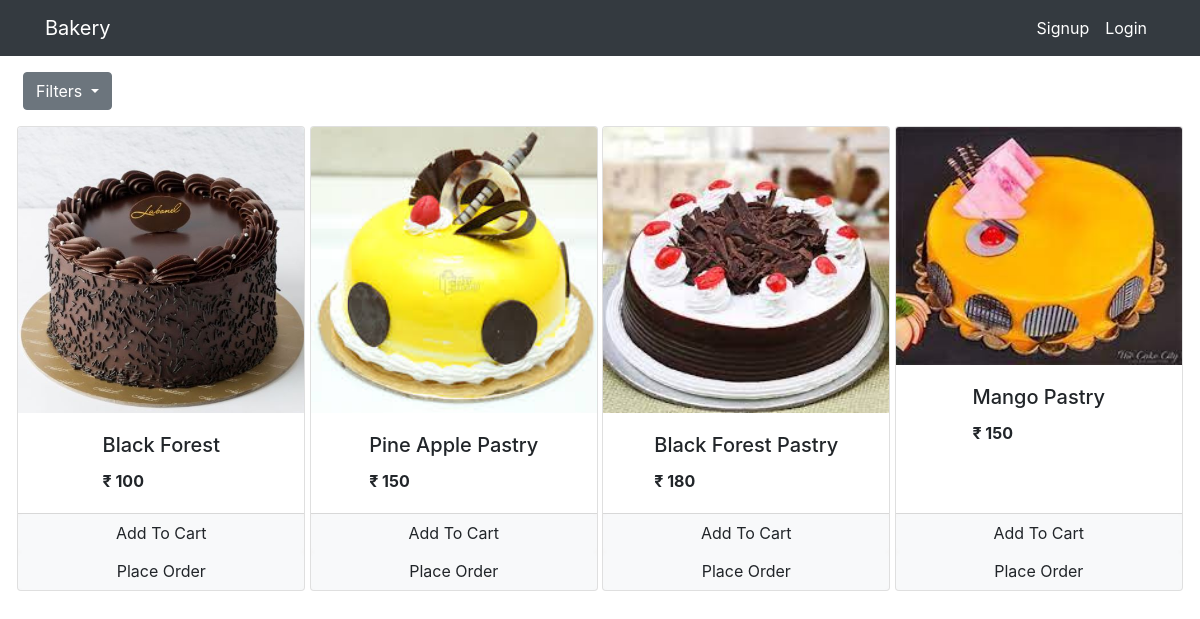
The app's page /?category=4 with its own data.
### Bakery/models.py (models this page shows, shortened)
class Product(models.Model):
    name = models.CharField(max_length=100, null=True)
    quantity = models.PositiveIntegerField(null=True)
    price = models.PositiveIntegerField(null=True)
    category = models.ForeignKey(Category, on_delete=models.CASCADE,default=1)
    image = models.ImageField(upload_to='uploads/products/', default='default_image.jpeg')
    @staticmethod
    def get_all_products_by_categoryid(category_id):
        if category_id:
    	       return Product.objects.filter(category = category_id)
        else:
            return Product.get_all_products()

### Bakery/Views/views.py (the view, shortened to what this page needs)
# urls.py: path('', views.Index.as_view(), name='Bakery-index'),
class Index(View):
	def get(self,request):
		cart = request.session.get('cart')
		if not cart:
			request.session['cart'] = {}
		products = None
		categories = models.Category.get_all_categories()
		categoryID = request.GET.get('category')
		if categoryID:
			products = models.Product.get_all_products_by_categoryid(categoryID)
		else:
			products = models.Product.get_all_products()
		data = {'products':products,'categories':categories}
		return render(request, 'Bakery/index.html', data)

### Bakery/models.py (called while the page is built)
    @staticmethod
    def get_all_categories():
        return Category.objects.all()

### Bakery/templatetags/cart.py (called while the page is built)
@register.filter(name='is_in_cart')
def is_in_cart(product  , cart):
    keys = cart.keys()
    for id in keys:
        if int(id) == product.id:
            return True
    return False;

### Bakery/templatetags/custom_filter.py (called while the page is built)
@register.filter(name='currency')
def currency(nunmber):
    return "₹ "+str(nunmber)

### templates/Bakery/index.html (shortened to what this page needs)
{%extends 'Partials/base.html'%}
{%block content%}
{% load cart%}
{% load custom_filter%}
<div class="container-fluid">
	<div>
			<div class="dropdown mt-3 ml-2">
			  <button class="btn btn-secondary dropdown-toggle" type="button" id="dropdownMenuButton" data-toggle="dropdown" aria-expanded="false">
			    Filters
			  </button>
			</div>
			<div id ="products" class=" mx-auto">
				<div class="row mx-auto mt-3">
					{%for product in products%}
					<div class="card mx-auto mb-3" id={{product.id}} style="width: 18rem;">
						<img src="{{product.image.url}}" class="card-img-top" alt="Card image cap">
						<div class="card-body mx-auto">
							<h5 class="card-title">{{product.name}}</h5>
							<p class="card-text "><b>{{product.price|currency}}</b></p>
						</div>
						<div class="card-footer p-0 no-gutters">
						{% if product|is_in_cart:request.session.cart %}
						<div class="row no-gutters">
							<form action="/#{{product.id}}" class="col-2 " method="post">
								{% csrf_token %}
								<input hidden type="text" name='product' value='{{product.id}}'>
								<input hidden type="text" name='remove' value='True'>
								<input type="submit" value=" - " class="btn btn-block btn-light border-right">
							</form>
							<div class="text-center col">{{product|cart_quantity:request.session.cart}} in Cart</div>
							<form action="/#{{product.id}}" class="col-2 " method="post">
								{% csrf_token %}
								<input hidden type="text" name='product' value='{{product.id}}'>
								<input type="submit" value=" + " class="btn btn-block btn-light border-left">
							</form>
						</div>
						{% else %}
						<form action="/#{{product.id}}" method="POST" class="btn-block">
							<input type="submit" class="float-right btn btn-light  form-control"
								value="Add To Cart">
						</form>
						{% endif %}
							<a href="#" class="float-right btn btn-light form-control ">Place Order</a>
						</div>
					</div>
					{%endfor%}
				</div>
			</div>
	</div>
</div>
{%endblock%}

### records on screen
Product: {{ product.id }} 1 (drawn), image (picture), name "Black Forest", price "₹ 100"
Product: image (picture), name "Pine Apple Pastry", price "₹ 150"
Product: image (picture), name "Black Forest Pastry", price "₹ 180"
Product: image (picture), name "Mango Pastry", price "₹ 150"
